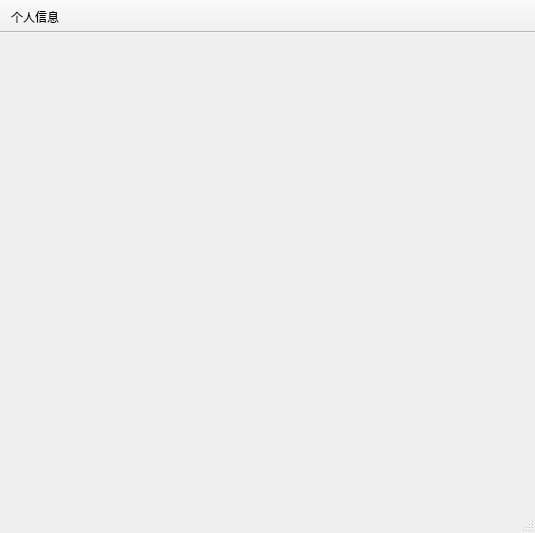
<?xml version="1.0" encoding="UTF-8"?>
<ui version="4.0">
 <class>MainWindow</class>
 <widget class="QMainWindow" name="MainWindow">
  <property name="geometry">
   <rect>
    <x>0</x>
    <y>0</y>
    <width>535</width>
    <height>533</height>
   </rect>
  </property>
  <property name="windowTitle">
   <string>MainWindow</string>
  </property>
  <widget class="QWidget" name="centralWidget"/>
  <widget class="QMenuBar" name="menuBar">
   <property name="geometry">
    <rect>
     <x>0</x>
     <y>0</y>
     <width>535</width>
     <height>22</height>
    </rect>
   </property>
  </widget>
  <widget class="QToolBar" name="mainToolBar">
   <property name="movable">
    <bool>false</bool>
   </property>
   <attribute name="toolBarArea">
    <enum>TopToolBarArea</enum>
   </attribute>
   <attribute name="toolBarBreak">
    <bool>false</bool>
   </attribute>
   <addaction name="actionPersonInfo"/>
  </widget>
  <widget class="QStatusBar" name="statusBar"/>
  <action name="actionPersonInfo">
   <property name="text">
    <string>个人信息</string>
   </property>
   <property name="toolTip">
    <string>个人信息</string>
   </property>
  </action>
 </widget>
 <layoutdefault spacing="6" margin="11"/>
 <resources/>
 <connections/>
</ui>
